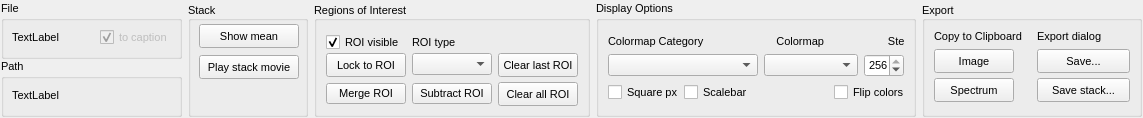
    <widget class="QFrame" name="frame">
     <property name="sizePolicy">
      <sizepolicy hsizetype="Preferred" vsizetype="Maximum">
       <horstretch>0</horstretch>
       <verstretch>0</verstretch>
      </sizepolicy>
     </property>
     <layout class="QHBoxLayout" name="horizontalLayout_9">
      <property name="spacing">
       <number>6</number>
      </property>
      <property name="sizeConstraint">
       <enum>QLayout::SetDefaultConstraint</enum>
      </property>
      <property name="leftMargin">
       <number>1</number>
      </property>
      <property name="topMargin">
       <number>1</number>
      </property>
      <property name="rightMargin">
       <number>1</number>
      </property>
      <property name="bottomMargin">
       <number>1</number>
      </property>
      <item>
       <layout class="QVBoxLayout" name="verticalLayout_8">
        <property name="spacing">
         <number>0</number>
        </property>
        <property name="leftMargin">
         <number>0</number>
        </property>
        <property name="rightMargin">
         <number>0</number>
        </property>
        <item>
         <widget class="QGroupBox" name="groupBox_5">
          <property name="sizePolicy">
           <sizepolicy hsizetype="MinimumExpanding" vsizetype="Maximum">
            <horstretch>0</horstretch>
            <verstretch>0</verstretch>
           </sizepolicy>
          </property>
          <property name="maximumSize">
           <size>
            <width>16777215</width>
            <height>70</height>
           </size>
          </property>
          <property name="font">
           <font>
            <family>Ubuntu</family>
            <pointsize>8</pointsize>
           </font>
          </property>
          <property name="title">
           <string>File</string>
          </property>
          <layout class="QVBoxLayout" name="verticalLayout_9">
           <property name="spacing">
            <number>0</number>
           </property>
           <property name="leftMargin">
            <number>8</number>
           </property>
           <property name="topMargin">
            <number>0</number>
           </property>
           <property name="rightMargin">
            <number>6</number>
           </property>
           <property name="bottomMargin">
            <number>0</number>
           </property>
           <item>
            <layout class="QHBoxLayout" name="horizontalLayout_4">
             <property name="spacing">
              <number>0</number>
             </property>
             <item>
              <widget class="QLabel" name="tc_file">
               <property name="font">
                <font>
                 <family>Ubuntu</family>
                 <pointsize>8</pointsize>
                </font>
               </property>
               <property name="cursor">
                <cursorShape>IBeamCursor</cursorShape>
               </property>
               <property name="text">
                <string>TextLabel</string>
               </property>
               <property name="textInteractionFlags">
                <set>Qt::TextSelectableByKeyboard|Qt::TextSelectableByMouse</set>
               </property>
              </widget>
             </item>
             <item>
              <spacer name="horizontalSpacer_2">
               <property name="orientation">
                <enum>Qt::Horizontal</enum>
               </property>
               <property name="sizeHint" stdset="0">
                <size>
                 <width>40</width>
                 <height>20</height>
                </size>
               </property>
              </spacer>
             </item>
             <item>
              <widget class="QCheckBox" name="FnOverlayCheckBox">
               <property name="enabled">
                <bool>false</bool>
               </property>
               <property name="text">
                <string>to caption</string>
               </property>
               <property name="checked">
                <bool>true</bool>
               </property>
              </widget>
             </item>
            </layout>
           </item>
          </layout>
         </widget>
        </item>
        <item>
         <widget class="QGroupBox" name="groupBox_9">
          <property name="sizePolicy">
           <sizepolicy hsizetype="MinimumExpanding" vsizetype="Maximum">
            <horstretch>0</horstretch>
            <verstretch>0</verstretch>
           </sizepolicy>
          </property>
          <property name="maximumSize">
           <size>
            <width>16777215</width>
            <height>70</height>
           </size>
          </property>
          <property name="font">
           <font>
            <family>Ubuntu</family>
            <pointsize>8</pointsize>
           </font>
          </property>
          <property name="title">
           <string>Path</string>
          </property>
          <layout class="QVBoxLayout" name="verticalLayout_11">
           <property name="spacing">
            <number>0</number>
           </property>
           <property name="leftMargin">
            <number>8</number>
           </property>
           <property name="topMargin">
            <number>0</number>
           </property>
           <property name="rightMargin">
            <number>6</number>
           </property>
           <property name="bottomMargin">
            <number>0</number>
           </property>
           <item>
            <widget class="QLabel" name="tc_path">
             <property name="enabled">
              <bool>true</bool>
             </property>
             <property name="minimumSize">
              <size>
               <width>0</width>
               <height>25</height>
              </size>
             </property>
             <property name="font">
              <font>
               <family>Ubuntu</family>
               <pointsize>8</pointsize>
              </font>
             </property>
             <property name="cursor">
              <cursorShape>IBeamCursor</cursorShape>
             </property>
             <property name="text">
              <string>TextLabel</string>
             </property>
             <property name="textInteractionFlags">
              <set>Qt::TextSelectableByKeyboard|Qt::TextSelectableByMouse</set>
             </property>
            </widget>
           </item>
          </layout>
         </widget>
        </item>
       </layout>
      </item>
      <item>
       <widget class="QGroupBox" name="groupBox_4">
        <property name="sizePolicy">
         <sizepolicy hsizetype="Maximum" vsizetype="Preferred">
          <horstretch>0</horstretch>
          <verstretch>0</verstretch>
         </sizepolicy>
        </property>
        <property name="minimumSize">
         <size>
          <width>120</width>
          <height>0</height>
         </size>
        </property>
        <property name="maximumSize">
         <size>
          <width>16777215</width>
          <height>116</height>
         </size>
        </property>
        <property name="font">
         <font>
          <family>Ubuntu</family>
          <pointsize>8</pointsize>
         </font>
        </property>
         <property name="title">
          <string>Stack</string>
         </property>
         <property name="alignment">
          <set>Qt::AlignBottom|Qt::AlignLeading|Qt::AlignLeft</set>
         </property>
         <layout class="QHBoxLayout" name="horizontalLayout_2">
         <property name="spacing">
          <number>6</number>
         </property>
         <property name="sizeConstraint">
          <enum>QLayout::SetDefaultConstraint</enum>
         </property>
         <property name="leftMargin">
          <number>8</number>
         </property>
         <property name="topMargin">
          <number>3</number>
         </property>
         <property name="rightMargin">
          <number>6</number>
         </property>
         <property name="bottomMargin">
          <number>0</number>
         </property>
         <item>
          <layout class="QVBoxLayout" name="verticalLayout_3">
           <property name="spacing">
            <number>6</number>
           </property>
           <item>
            <widget class="QPushButton" name="button_meanflux">
             <property name="minimumSize">
              <size>
               <width>0</width>
               <height>24</height>
              </size>
             </property>
             <property name="maximumSize">
              <size>
               <width>16777215</width>
               <height>24</height>
              </size>
             </property>
             <property name="text">
              <string>Show mean</string>
             </property>
             <property name="checkable">
              <bool>true</bool>
             </property>
            </widget>
           </item>
           <item>
            <widget class="QPushButton" name="button_slideshow">
             <property name="minimumSize">
              <size>
               <width>0</width>
               <height>24</height>
              </size>
             </property>
             <property name="maximumSize">
              <size>
               <width>16777215</width>
               <height>24</height>
              </size>
             </property>
             <property name="text">
              <string>Play stack movie</string>
             </property>
            </widget>
           </item>
           <item>
            <spacer name="verticalSpacer_3">
             <property name="orientation">
              <enum>Qt::Vertical</enum>
             </property>
             <property name="sizeType">
              <enum>QSizePolicy::Fixed</enum>
             </property>
             <property name="sizeHint" stdset="0">
              <size>
               <width>20</width>
               <height>32</height>
              </size>
             </property>
            </spacer>
           </item>
          </layout>
         </item>
        </layout>
       </widget>
      </item>
      <item>
       <widget class="QGroupBox" name="groupBox_8">
        <property name="sizePolicy">
         <sizepolicy hsizetype="Maximum" vsizetype="Preferred">
          <horstretch>0</horstretch>
          <verstretch>0</verstretch>
         </sizepolicy>
        </property>
        <property name="minimumSize">
         <size>
          <width>245</width>
          <height>0</height>
         </size>
        </property>
        <property name="maximumSize">
         <size>
          <width>16777215</width>
          <height>116</height>
         </size>
        </property>
        <property name="font">
         <font>
          <family>Ubuntu</family>
          <pointsize>8</pointsize>
         </font>
        </property>
         <property name="title">
          <string>Regions of Interest</string>
         </property>
         <property name="alignment">
          <set>Qt::AlignBottom|Qt::AlignLeading|Qt::AlignLeft</set>
         </property>
         <layout class="QHBoxLayout" name="horizontalLayout_10">
         <property name="spacing">
          <number>6</number>
         </property>
         <property name="sizeConstraint">
          <enum>QLayout::SetDefaultConstraint</enum>
         </property>
         <property name="leftMargin">
          <number>9</number>
         </property>
         <property name="topMargin">
          <number>9</number>
         </property>
         <property name="rightMargin">
          <number>9</number>
         </property>
         <property name="bottomMargin">
          <number>9</number>
         </property>
         <item>
          <layout class="QGridLayout" name="gridLayout_3">
           <item row="0" column="0">
            <widget class="QCheckBox" name="ROIvisibleCheckBox">
             <property name="sizePolicy">
              <sizepolicy hsizetype="Preferred" vsizetype="Preferred">
               <horstretch>0</horstretch>
               <verstretch>0</verstretch>
              </sizepolicy>
             </property>
             <property name="minimumSize">
              <size>
               <width>0</width>
               <height>18</height>
              </size>
             </property>
             <property name="maximumSize">
              <size>
               <width>16777215</width>
               <height>10</height>
              </size>
             </property>
             <property name="text">
              <string>ROI visible</string>
             </property>
             <property name="checked">
              <bool>true</bool>
             </property>
            </widget>
           </item>
           <item row="0" column="1">
            <widget class="QLabel" name="label_roitype">
             <property name="minimumSize">
              <size>
               <width>0</width>
               <height>18</height>
              </size>
             </property>
             <property name="maximumSize">
              <size>
               <width>16777215</width>
               <height>10</height>
              </size>
             </property>
             <property name="text">
              <string>ROI type</string>
             </property>
            </widget>
           </item>
           <item row="1" column="1">
            <widget class="QComboBox" name="ROIShapeBox"/>
           </item>
           <item row="1" column="0">
            <widget class="QPushButton" name="button_lockspectrum">
             <property name="enabled">
              <bool>true</bool>
             </property>
             <property name="minimumSize">
              <size>
               <width>0</width>
               <height>24</height>
              </size>
             </property>
             <property name="maximumSize">
              <size>
               <width>16777215</width>
               <height>24</height>
              </size>
             </property>
             <property name="text">
              <string>Lock to ROI</string>
             </property>
            </widget>
           </item>
           <item row="2" column="0">
            <widget class="QPushButton" name="button_mergeroi">
             <property name="text">
              <string>Merge ROI</string>
             </property>
            </widget>
           </item>
           <item row="1" column="2">
            <widget class="QPushButton" name="button_clearlastroi">
             <property name="minimumSize">
              <size>
               <width>0</width>
               <height>24</height>
              </size>
             </property>
             <property name="text">
              <string>Clear last ROI</string>
             </property>
            </widget>
           </item>
           <item row="2" column="2">
            <widget class="QPushButton" name="button_clearspecfig">
             <property name="enabled">
              <bool>true</bool>
             </property>
             <property name="minimumSize">
              <size>
               <width>0</width>
               <height>24</height>
              </size>
             </property>
             <property name="maximumSize">
              <size>
               <width>16777215</width>
               <height>24</height>
              </size>
             </property>
             <property name="text">
              <string>Clear all ROI</string>
             </property>
            </widget>
           </item>
           <item row="2" column="1">
            <widget class="QPushButton" name="button_subtractroi">
             <property name="text">
              <string>Subtract ROI</string>
             </property>
            </widget>
           </item>
          </layout>
         </item>
        </layout>
       </widget>
      </item>
      <item>
       <widget class="QGroupBox" name="DisplayOptions">
        <property name="sizePolicy">
         <sizepolicy hsizetype="MinimumExpanding" vsizetype="Preferred">
          <horstretch>0</horstretch>
          <verstretch>0</verstretch>
         </sizepolicy>
        </property>
        <property name="minimumSize">
         <size>
          <width>320</width>
          <height>116</height>
         </size>
        </property>
        <property name="maximumSize">
         <size>
          <width>320</width>
          <height>116</height>
         </size>
        </property>
        <property name="font">
         <font>
          <family>Ubuntu</family>
          <pointsize>8</pointsize>
         </font>
        </property>
        <property name="title">
         <string>Display Options</string>
        </property>
        <layout class="QHBoxLayout" name="horizontalLayout_7">
         <property name="topMargin">
          <number>9</number>
         </property>
         <property name="rightMargin">
          <number>9</number>
         </property>
         <property name="bottomMargin">
          <number>9</number>
         </property>
         <item>
          <layout class="QVBoxLayout" name="verticalLayout_4">
           <property name="spacing">
            <number>0</number>
           </property>
           <property name="bottomMargin">
            <number>0</number>
           </property>
           <item>
            <widget class="QLabel" name="label_4">
             <property name="sizePolicy">
              <sizepolicy hsizetype="Preferred" vsizetype="Preferred">
               <horstretch>0</horstretch>
               <verstretch>0</verstretch>
              </sizepolicy>
             </property>
             <property name="minimumSize">
              <size>
               <width>0</width>
               <height>23</height>
              </size>
             </property>
             <property name="maximumSize">
              <size>
               <width>16777215</width>
               <height>23</height>
              </size>
             </property>
             <property name="font">
              <font>
               <family>Ubuntu</family>
               <pointsize>8</pointsize>
              </font>
             </property>
             <property name="text">
              <string>Colormap Category                        Colormap                     Steps</string>
             </property>
            </widget>
           </item>
           <item>
            <layout class="QHBoxLayout" name="horizontalLayout_11">
             <property name="spacing">
              <number>6</number>
             </property>
             <item>
              <widget class="QComboBox" name="CMCatBox">
               <property name="sizePolicy">
                <sizepolicy hsizetype="Preferred" vsizetype="Fixed">
                 <horstretch>0</horstretch>
                 <verstretch>0</verstretch>
                </sizepolicy>
               </property>
               <property name="minimumSize">
                <size>
                 <width>150</width>
                 <height>0</height>
                </size>
               </property>
               <property name="maximumSize">
                <size>
                 <width>150</width>
                 <height>16777215</height>
                </size>
               </property>
               <property name="font">
                <font>
                 <family>Ubuntu</family>
                 <pointsize>8</pointsize>
                </font>
               </property>
              </widget>
             </item>
             <item>
              <widget class="QComboBox" name="CMMapBox">
               <property name="font">
                <font>
                 <family>Ubuntu</family>
                 <pointsize>8</pointsize>
                </font>
               </property>
              </widget>
             </item>
             <item>
              <widget class="QSpinBox" name="StepSpin">
               <property name="maximumSize">
                <size>
                 <width>40</width>
                 <height>16777215</height>
                </size>
               </property>
               <property name="font">
                <font>
                 <family>Ubuntu</family>
                 <pointsize>8</pointsize>
                </font>
               </property>
               <property name="minimum">
                <number>2</number>
               </property>
               <property name="maximum">
                <number>256</number>
               </property>
               <property name="value">
                <number>256</number>
               </property>
               <property name="displayIntegerBase">
                <number>10</number>
               </property>
              </widget>
             </item>
            </layout>
           </item>
           <item>
            <layout class="QHBoxLayout" name="horizontalLayout_12" stretch="0,0,0,0">
             <property name="spacing">
              <number>6</number>
             </property>
             <property name="topMargin">
              <number>5</number>
             </property>
             <item>
              <widget class="QCheckBox" name="SquarePxCheckBox">
               <property name="minimumSize">
                <size>
                 <width>70</width>
                 <height>0</height>
                </size>
               </property>
               <property name="maximumSize">
                <size>
                 <width>70</width>
                 <height>16777215</height>
                </size>
               </property>
               <property name="font">
                <font>
                 <family>Ubuntu</family>
                 <pointsize>8</pointsize>
                </font>
               </property>
               <property name="autoFillBackground">
                <bool>false</bool>
               </property>
               <property name="text">
                <string>Square px</string>
               </property>
               <property name="checkable">
                <bool>true</bool>
               </property>
               <property name="checked">
                <bool>false</bool>
               </property>
               <property name="autoRepeat">
                <bool>false</bool>
               </property>
               <property name="autoExclusive">
                <bool>false</bool>
               </property>
               <property name="tristate">
                <bool>false</bool>
               </property>
              </widget>
             </item>
             <item>
              <widget class="QCheckBox" name="ScalebarCheckBox">
               <property name="enabled">
                <bool>true</bool>
               </property>
               <property name="minimumSize">
                <size>
                 <width>70</width>
                 <height>0</height>
                </size>
               </property>
               <property name="maximumSize">
                <size>
                 <width>70</width>
                 <height>16777215</height>
                </size>
               </property>
               <property name="text">
                <string>Scalebar</string>
               </property>
              </widget>
             </item>
             <item>
              <spacer name="horizontalSpacer">
               <property name="orientation">
                <enum>Qt::Horizontal</enum>
               </property>
               <property name="sizeHint" stdset="0">
                <size>
                 <width>40</width>
                 <height>20</height>
                </size>
               </property>
              </spacer>
             </item>
             <item>
              <widget class="QCheckBox" name="ColorFlipCheckBox">
               <property name="minimumSize">
                <size>
                 <width>70</width>
                 <height>0</height>
                </size>
               </property>
               <property name="maximumSize">
                <size>
                 <width>70</width>
                 <height>16777215</height>
                </size>
               </property>
               <property name="text">
                <string>Flip colors</string>
               </property>
              </widget>
             </item>
            </layout>
           </item>
          </layout>
         </item>
        </layout>
       </widget>
      </item>
      <item>
       <widget class="QGroupBox" name="groupBox_2">
        <property name="sizePolicy">
         <sizepolicy hsizetype="MinimumExpanding" vsizetype="Preferred">
          <horstretch>0</horstretch>
          <verstretch>0</verstretch>
         </sizepolicy>
        </property>
        <property name="minimumSize">
         <size>
          <width>220</width>
          <height>116</height>
         </size>
        </property>
        <property name="maximumSize">
         <size>
          <width>220</width>
          <height>116</height>
         </size>
        </property>
        <property name="font">
         <font>
          <family>Ubuntu</family>
          <pointsize>8</pointsize>
         </font>
        </property>
        <property name="title">
         <string>Export</string>
        </property>
        <property name="alignment">
         <set>Qt::AlignBottom|Qt::AlignLeading|Qt::AlignLeft</set>
        </property>
        <layout class="QVBoxLayout" name="verticalLayout_7">
         <property name="spacing">
          <number>6</number>
         </property>
         <property name="leftMargin">
          <number>9</number>
         </property>
         <property name="topMargin">
          <number>9</number>
         </property>
         <property name="rightMargin">
          <number>9</number>
         </property>
         <property name="bottomMargin">
          <number>9</number>
         </property>
         <item>
          <layout class="QGridLayout" name="gridLayout" rowstretch="0,0,0" columnstretch="0,0">
           <property name="sizeConstraint">
            <enum>QLayout::SetDefaultConstraint</enum>
           </property>
           <property name="leftMargin">
            <number>0</number>
           </property>
           <property name="horizontalSpacing">
            <number>15</number>
           </property>
           <property name="verticalSpacing">
            <number>5</number>
           </property>
           <item row="1" column="1">
            <widget class="QPushButton" name="button_save">
             <property name="minimumSize">
              <size>
               <width>0</width>
               <height>24</height>
              </size>
             </property>
             <property name="text">
              <string>Save...</string>
             </property>
            </widget>
           </item>
           <item row="1" column="0">
            <widget class="QPushButton" name="pb_copy_img">
             <property name="enabled">
              <bool>true</bool>
             </property>
             <property name="sizePolicy">
              <sizepolicy hsizetype="Maximum" vsizetype="Maximum">
               <horstretch>0</horstretch>
               <verstretch>0</verstretch>
              </sizepolicy>
             </property>
             <property name="minimumSize">
              <size>
               <width>0</width>
               <height>24</height>
              </size>
             </property>
             <property name="text">
              <string>Image</string>
             </property>
             <property name="checkable">
              <bool>false</bool>
             </property>
            </widget>
           </item>
           <item row="0" column="0">
            <widget class="QLabel" name="label_2">
             <property name="sizePolicy">
              <sizepolicy hsizetype="Maximum" vsizetype="Maximum">
               <horstretch>0</horstretch>
               <verstretch>0</verstretch>
              </sizepolicy>
             </property>
             <property name="minimumSize">
              <size>
               <width>0</width>
               <height>15</height>
              </size>
             </property>
             <property name="text">
              <string>Copy to Clipboard</string>
             </property>
             <property name="alignment">
              <set>Qt::AlignLeading|Qt::AlignLeft|Qt::AlignVCenter</set>
             </property>
            </widget>
           </item>
           <item row="0" column="1">
            <widget class="QLabel" name="label_3">
             <property name="text">
              <string>Export dialog</string>
             </property>
            </widget>
           </item>
            <item row="2" column="0">
             <widget class="QPushButton" name="pb_copy_specimg">
              <property name="enabled">
               <bool>true</bool>
              </property>
              <property name="sizePolicy">
               <sizepolicy hsizetype="Maximum" vsizetype="Maximum">
                <horstretch>0</horstretch>
                <verstretch>0</verstretch>
               </sizepolicy>
              </property>
              <property name="minimumSize">
               <size>
                <width>0</width>
                <height>24</height>
               </size>
              </property>
              <property name="text">
               <string>Spectrum</string>
              </property>
             </widget>
            </item>
            <item row="2" column="1">
             <widget class="QPushButton" name="button_savestack">
              <property name="minimumSize">
               <size>
                <width>0</width>
                <height>24</height>
               </size>
              </property>
              <property name="text">
               <string>Save stack...</string>
              </property>
             </widget>
            </item>
          </layout>
         </item>
         <item>
          <spacer name="verticalSpacer_2">
           <property name="orientation">
            <enum>Qt::Vertical</enum>
           </property>
           <property name="sizeHint" stdset="0">
            <size>
             <width>20</width>
             <height>40</height>
            </size>
           </property>
          </spacer>
         </item>
        </layout>
       </widget>
      </item>
     </layout>
    </widget>
